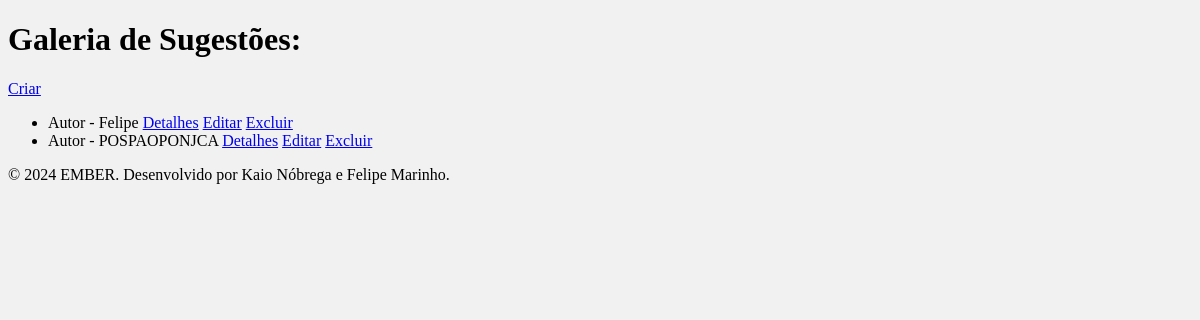
Page /sugestion/ on the earlier database version.
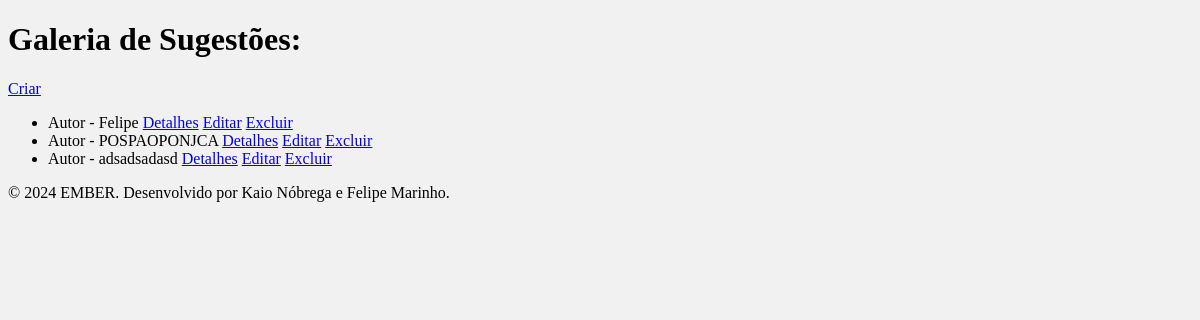
Same page on the later database version.
### sugestion/models.py (models this page shows)
class Sugestion(models.Model):
    nome = models.CharField(max_length=200)
    descricao = models.TextField()
    image = models.ImageField(upload_to='sugestion/', null=True, blank=True)

### sugestion/views.py (the view)
# urls.py: path('', SugestionListView.as_view(), name='sugestion_list'),
class SugestionListView(ListView):
    model = Sugestion
    template_name = 'sugestion/pages/sugestion_list.html'
    context_object_name = 'sugestion'

### sugestion/templates/sugestion/pages/sugestion_list.html (shortened to what this page needs)
{% load static %}
<!DOCTYPE html>
<html lang="pt-br">
<head>
    <link rel="stylesheet" href="{% static 'sugestion/css/sugestionlist.css' %}">
</head>
<body>
    <h1> Galeria de Sugestões:</h1>
    <a href="{% url 'sugestion_create' %}">Criar</a>
    <ul>
        {% for sugestion in sugestion %}
            <li>Autor - {{sugestion.nome }}
                <a href="{% url 'sugestion_detail' pk=sugestion.pk %}">Detalhes</a>
                <a href="{% url 'sugestion_edit' pk=sugestion.pk %}">Editar</a>
                <a href="{% url 'sugestion_delete' pk=sugestion.pk %}">Excluir</a>
            </li>
        {% endfor %}
    </ul>
    <footer>
        <p>&copy; 2024 EMBER. Desenvolvido por Kaio Nóbrega e Felipe Marinho.</p>
    </footer>
</body>
</html>

Differences in the rows shown:
added Sugestion: nome "adsadsadasd"
